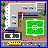

Recreate this plot in Python.
from _civ import *

im = ground(3, 'dirt', 'school')
SK = 1
# sports field (east) with a dirt running track
rect(im, 23, 17, 46, 37, SAND)
rect(im, 25, 19, 44, 35, GRASS)
for y in range(19, 36):
    for x in range(25, 45):
        if (x // 2 + y) % 4 == 0 and x % 2 == 0: px(im, x, y, FOREST)   # mowing stripes
ImageDraw.Draw(im).rectangle([26, 20, 43, 34], outline=WHITE)
line(im, [(26, 27), (43, 27)], WHITE)
ellipse(im, 32, 25, 37, 29, None, WHITE)
rect(im, 33, 19, 36, 19, WHITE); rect(im, 33, 35, 36, 35, WHITE)        # goals
px(im, 30, 23, RED); px(im, 39, 31, BLUE); px(im, 35, 24, RED); px(im, 34, 30, BLUE); px(im, 34, 27, WHITE)  # players + ball
# asphalt playground with hopscotch + hoop
rect(im, 2, 31, 21, 39, DARK)
line(im, [(2, 31), (21, 31)], MID)
ImageDraw.Draw(im).rectangle([4, 33, 19, 38], outline=WHITE)
line(im, [(11, 33), (11, 38)], WHITE); ellipse(im, 10, 34, 12, 37, None, WHITE)
rect(im, 3, 35, 3, 36, RED); rect(im, 20, 35, 20, 36, RED)
for (x, y) in [(9, 37), (13, 33), (15, 37), (6, 38), (20, 36)]: px(im, x, y, [RED, BLUE, YELLOW, WHITE, ORANGE][(x + y) % 5])

# L-shaped building: west-wing shadow, north wing, then west wing on top; roofs merged
X, Y, W, D, H = 9, 3, 33, 9, 4
X2, Y2, W2, D2, H2 = 9, 3, 10, 24, 4
shade_poly(im, [(a + 3, b + 2) for a, b in block_pts(X2, Y + D, W2, D2 - D, H2, SK)])
block(im, X, Y, W, D, H, roof=LIGHT, west=WHITE, south=MID, skew=SK, sh=(3, 2))
for u in range(10, W - 1, 1):
    for v in (1, 2):
        if u % 4: px(im, *south_px(X, Y, W, D, H, SK, u, v), WATER)
for (vx, vy) in [(X + 14, Y + 3), (X + 20, Y + 3), (X + 26, Y + 3)]:
    rect(im, vx, vy, vx + 2, vy + 2, MID); line(im, [(vx, vy), (vx + 2, vy)], WHITE); px(im, vx + 3, vy + 2, BLACK)
block(im, X2, Y2, W2, D2, H2, roof=LIGHT, west=WHITE, south=MID, skew=SK, sh=None)
for u in range(2, D2 - 1, 3):
    px(im, *west_px(X2, Y2, W2, D2, H2, SK, u, 2), WATER)
for u in range(1, W2 - 1):
    for v in (1, 2):
        if u % 4: px(im, *south_px(X2, Y2, W2, D2, H2, SK, u, v), WATER)
rect(im, X2 + W2 - 1, Y + 1, X2 + W2, Y + D - 1, LIGHT)
for vy in (Y + 12, Y + 18):
    rect(im, X2 + 3, vy, X2 + 5, vy + 2, MID); line(im, [(X2 + 3, vy), (X2 + 5, vy)], WHITE); px(im, X2 + 6, vy + 2, BLACK)
# entrance canopy + door at the inside corner, red accent
rect(im, X2 + W2, Y + D, X2 + W2 + 3, Y + D, RED)
px(im, X2 + W2 + 1, Y + D + 1, BLACK); px(im, X2 + W2 + 2, Y + D + 1, BLACK)
# gym block with a curved-ish roof on the north wing's east end
rect(im, 36, 2, 44, 10, MID); line(im, [(36, 2), (44, 2)], WHITE); line(im, [(36, 2), (36, 10)], WHITE)
for y in range(4, 10, 2): line(im, [(37, y), (43, y)], LIGHT)
line(im, [(45, 3), (45, 12)], BLACK)
# flag + bike rack
flag(im, 22, 13, RED, 5)
for x in range(2, 8, 2): px(im, x, 29, BLUE)

# drop-off road with the yellow school bus
rect(im, 1, 41, 46, 46, MID)
line(im, [(1, 41), (46, 41)], LIGHT)
for x in range(3, 46, 4): px(im, x, 44, WHITE)
BX, BY = 8, 42
rect(im, BX + 1, BY + 1, BX + 13, BY + 3, DARK)        # shadow
rect(im, BX, BY, BX + 12, BY + 2, YELLOW)
for x in range(BX + 3, BX + 12, 2): px(im, x, BY, BLACK)
px(im, BX, BY + 1, BLACK); px(im, BX + 12, BY, ORANGE)
line(im, [(BX + 1, BY + 2), (BX + 11, BY + 2)], ORANGE)
car(im, 30, 42, RED); car(im, 38, 45, BLUE)
# trees
for (tx, ty) in [(1, 2), (1, 9), (2, 16), (1, 23), (42, 12)]:
    tree(im, tx, ty, big=True)
border(im, 'civic')

save(im, 'school', 'Elementary School',
     'Raises education of children within 8 tiles (feeds the education quotient); residents nearby pay more rent.',
     'civic', 'civic')
